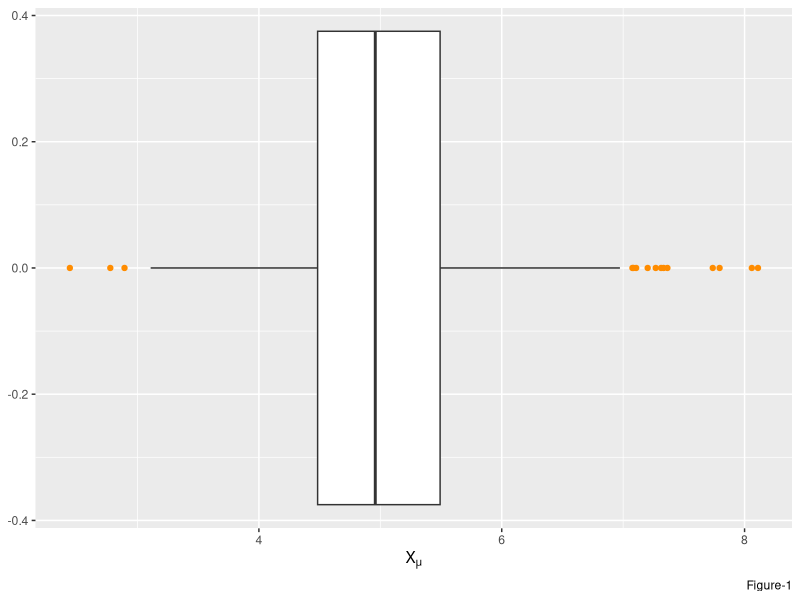
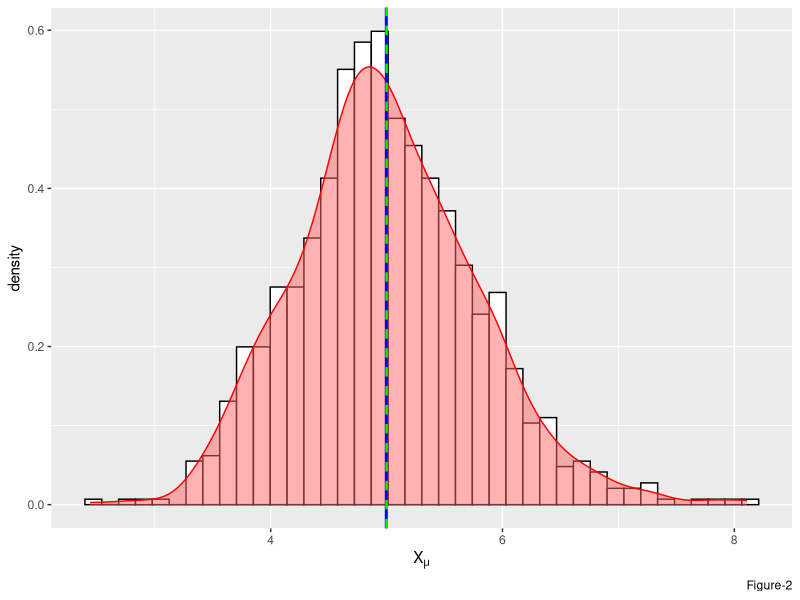
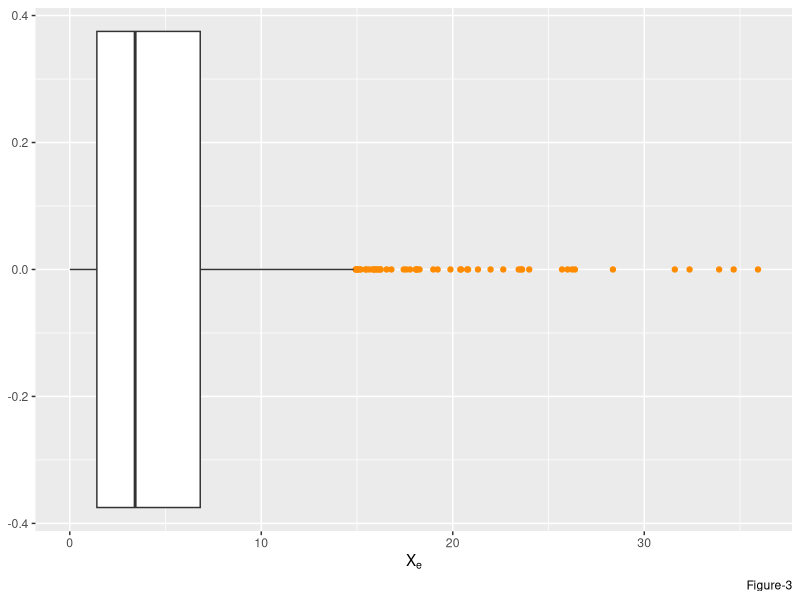
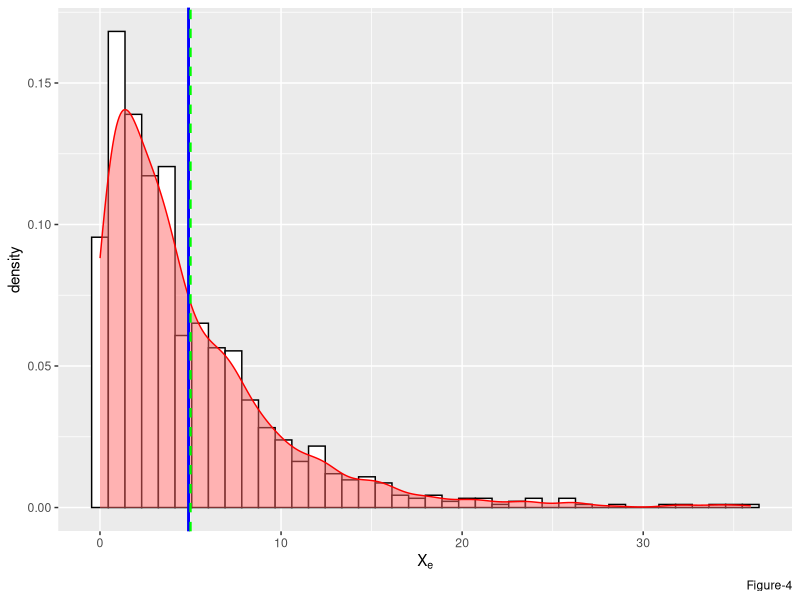
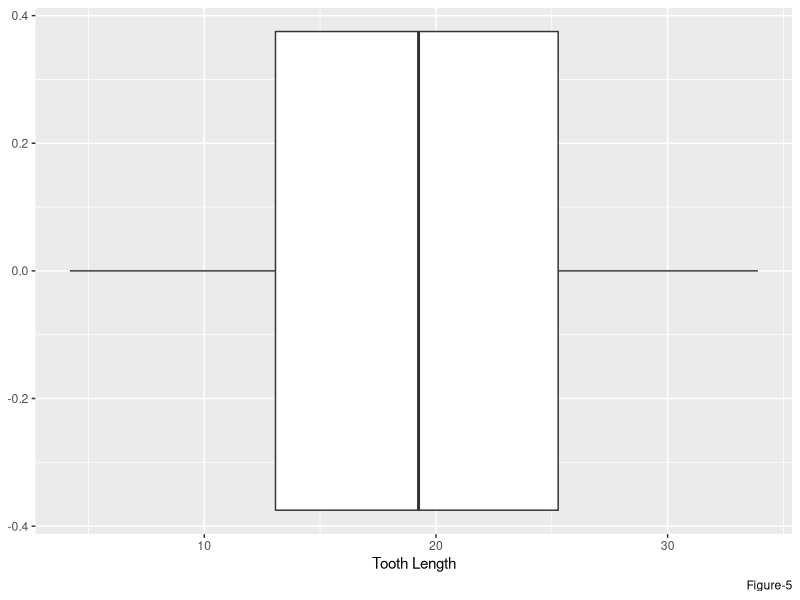
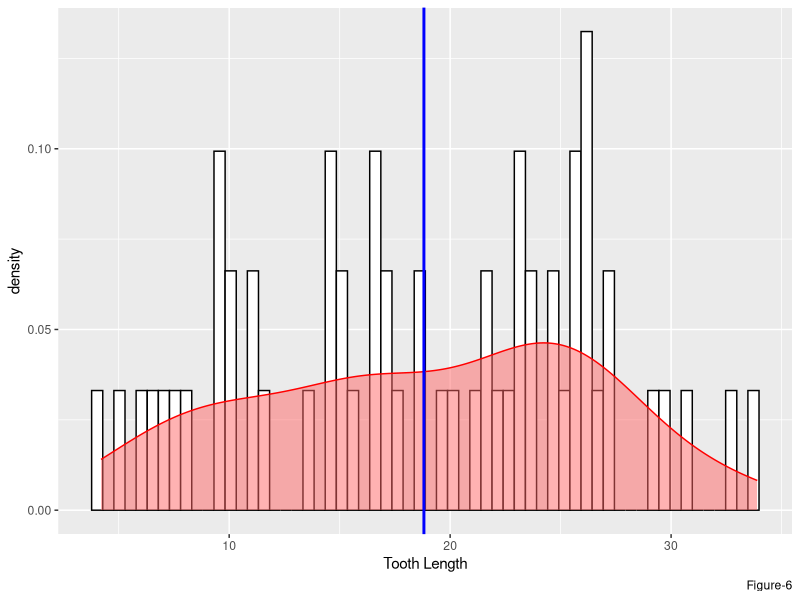
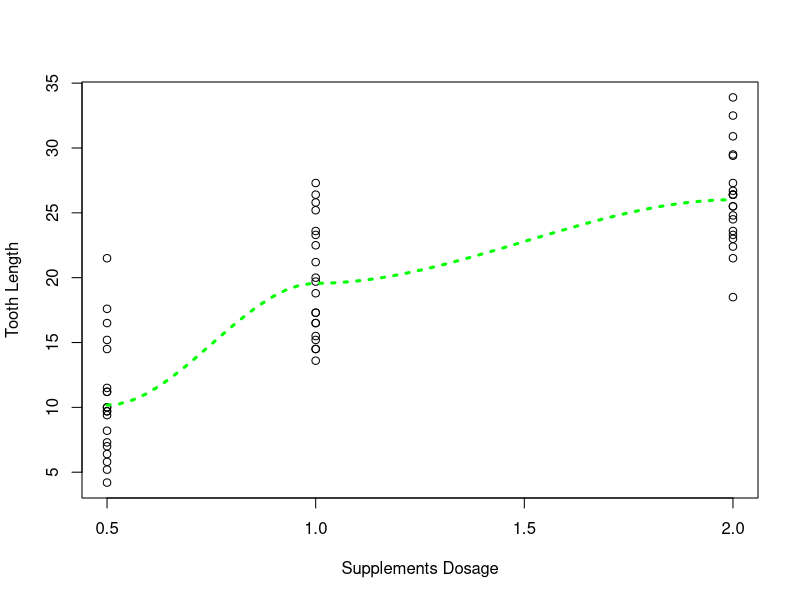
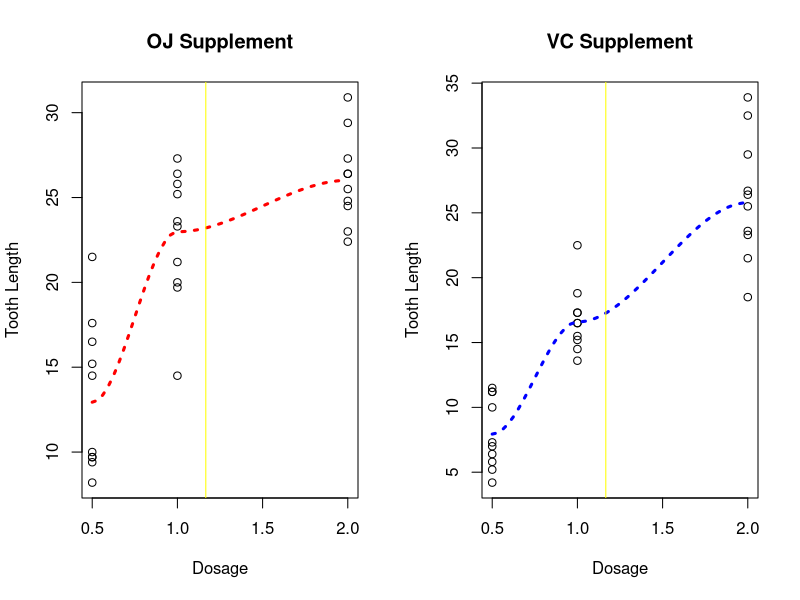

The R source for these figures, in order:
## ---- chunk 1
knitr::opts_chunk$set(echo = FALSE)
# Sys.setenv(TZ = "UTC")      # set global TZ to UTC for POSIXt class

# .Rfliburl <- "https://raw.githubusercontent.com/robertwcw/Rflib/master"
# source(file.path(.Rfliburl,"getRflib.R"),local = TRUE)
# source(getRflib("is.defined.R"),local = TRUE)
# source(getRflib("myplclust.R"),local = TRUE)
# source(getRflib("strCap.R"),local = TRUE)
## ---- chunk 2
if (!requireNamespace("ggplot2",quietly = TRUE)) install.packages("ggplot2")
library(ggplot2)

if (!requireNamespace("datasets",quietly = TRUE)) install.packages("datasets")
library(datasets)

if (!requireNamespace("modelr",quietly = TRUE)) install.packages("modelr")
library(modelr)

par.def <- par(no.readonly = TRUE) 
## ---- chunk 3
# statistical simulation

n <- 40                 #number of exponential per sample 
B <- 1000               #number of simulation 
lambda <- 1/5           #rate value for random exponential function
mu <- 1/lambda          #theoretical mean of population
sigma <- 1/lambda       #theoretical std-deviation of population
alpha <- 1/20           #alpha level for confidence interval test

# generate 1000 simulated distribution of 40 random exponential per sample
z <- matrix(nrow = B, ncol = n) 
for (i in 1:B) {z[i,] <- rexp(n, lambda)}; rm(i)

e <- NULL
e <- cbind(rexp(n*25, lambda), # 1000 sample random exponential distribution data
           apply(z, 1, mean))  # 1000 simulated means of each sample of 40 random exponential distributed data
e <- as.data.frame(e)
colnames(e) <- c("X_e", "X_mu")
## ---- chunk 4
summary(e$X_mu)
## ---- chunk 5
# boxplot for bootstrapped mean of random exponential sample data 'X_mu'
b <- ggplot()
b <- b + geom_boxplot(data = e, mapping = aes(x = X_mu), 
                      outlier.colour = "darkorange",
                      size = 0.5,
                      varwidth = FALSE)
b <- b + labs(x = expression("X"[mu]), caption = "Figure-1")
print(b)  
## ---- chunk 6
# histogram for bootstrapped of 1000 mean of random exponential sample data 'X_mu'
h <- ggplot(data = e, mapping = aes(x = X_mu, y = ..density..)) 
h <- h + geom_histogram(color = "black", fill = "white", bins = n) +
        geom_density(alpha = 0.5, fill = "#FF6666", col = "red") +
        geom_vline(aes(xintercept = mean(x = X_mu)), lty = 1, lwd = 1, col = "blue") +
        geom_vline(aes(xintercept = mu), lty = 2, lwd = 0.8, col = "green") +
        labs(x = expression("X"[mu]), caption = "Figure-2")
print(h)
## ---- chunk 7
# t-test
CI_t <- mean(e$X_mu) + c(-1,1) * qt(1 - alpha/2, NROW(e$X_mu) - 1) * sqrt(var(e$X_mu)/length(e$X_mu))
t_val <- (mean(e$X_mu) - mu)/(sd(e$X_mu)/sqrt(NROW(e$X_mu)))
p_val <- pt(q = abs(t_val), df = B - 1, lower.tail = FALSE) * 2  #one-sided p-value
## ---- chunk 8
summary(e$X_e)
## ---- chunk 9
# boxplot for exponential distributed random sample data 'X_e'
b <- ggplot()
b <- b + geom_boxplot(data = e, mapping = aes(x = X_e), 
                      outlier.colour = "darkorange",
                      size = 0.5,
                      varwidth = FALSE)
b <- b + labs(x = expression("X"[e]), caption = "Figure-3")
print(b)
## ---- chunk 10
# histogram for 1000 random exponential sample data 'X_e'
h <- ggplot(data = e, mapping = aes(x = X_e, y = ..density..)) 
h <- h + 
    geom_histogram(color = "black", fill = "white", bins = n) +
    geom_density(alpha = 0.5, fill = "#FF6666", col = "red") +
    geom_vline(aes(xintercept = mean(x = X_e)), lty = 1, lwd = 1, col = "blue") +
    geom_vline(aes(xintercept = mu), lty = 2, lwd = 0.8, col = "green") +
    labs(x = expression("X"[e]), caption = "Figure-4")
print(h)

## ---- chunk 11
data("ToothGrowth")
delayedAssign("tg", ToothGrowth)
rm(ToothGrowth)
## ---- chunk 12
# reveal the data structure of ToothGrowth
str(tg)
## ---- chunk 13
summary(tg)
## ---- chunk 14
b <- ggplot()
b <- b + geom_boxplot(data = tg, mapping = aes(x = len), 
                      outlier.colour = "darkorange",
                      size = 0.5,
                      varwidth = FALSE)
b <- b + labs(x = "Tooth Length", caption = "Figure-5")
print(b)  
## ---- chunk 15
h <- ggplot(data = tg, mapping = aes(x = len, y = ..density..)) 
h <- h + geom_histogram(color = "black", fill = "white", bins = 60) +
         geom_density(alpha = 0.5, fill = "#FF6666", col = "red") +
         geom_vline(aes(xintercept = mean(x = len)), lty = 1, lwd = 1, col = "blue") +
        labs(x = "Tooth Length", caption = "Figure-6")
print(h)

## ---- chunk 16
scatter.smooth(x = tg$dose, y = tg$len,
               ylab = "Tooth Length",
               xlab = "Supplements Dosage",
               lpars = list(col = "green", lwd = 3, lty = 3))   
## ---- chunk 17
par(mfrow = c(1,2))

with(subset(tg, as.numeric(supp) == 1), 
     scatter.smooth(x = dose, y = len,
                    main = "OJ Supplement",
                    ylab = "Tooth Length",
                    xlab = "Dosage",
                    lpars = list(col = "red", lwd = 3, lty = 3))   
     )
abline(v = mean(subset(tg, as.numeric(supp) == 1)$dose), col = "yellow1")

with(subset(tg, as.numeric(supp) == 2), 
     scatter.smooth(x = dose, y = len,
                    main = "VC Supplement",
                    ylab = "Tooth Length",
                    xlab = "Dosage",
                    lpars = list(col = "blue", lwd = 3, lty = 3))   
     )
abline(v = mean(subset(tg, as.numeric(supp) == 2)$dose), col = "yellow1")

for (j in c("OJ","VC")) {
    for (i in c("05","10","20")) 
        assign(paste0(j,i), subset(tg, (dose == as.numeric(i)/10 & supp == j),len)$len)
}
## ---- chunk 18
#
# bootstrapping ToothGrowth sampling dataset
B.tg <- bootstrap(tg, B*2)

# calculating means for bootstrapped ToothGrowth sampling distribution
B.tg.len <- NULL
for (i in as.numeric(B.tg$.id)) {
    B.tg.len <- c(B.tg.len, mean(tg[B.tg$strap[[i]][[2]],]$len))
}

# Statistics estimates for ToothGrowth sampling mean distribution
B <- NROW(B.tg.len)
Xmu <- mean(B.tg.len)
Xsd <- sd(B.tg.len)
Xvar <- var(B.tg.len)
Xse <- sd(B.tg.len)/sqrt(B)

# Mean estimate for tooth length on OJ supplement
tg.oj <- NULL
XOJmu <- NULL
for (i in as.numeric(B.tg$.id)) {
    tg.oj <- subset(tg[B.tg$strap[[i]][[2]],], as.numeric(supp) == 1, len)
    XOJmu <- c(XOJmu, mean(tg.oj$len))
}
XOJmu <- mean(XOJmu)

# Mean estimate for tooth length on VC supplement
tg.oj <- NULL
XVCmu <- NULL
for (i in as.numeric(B.tg$.id)) {
    tg.oj <- subset(tg[B.tg$strap[[i]][[2]],], as.numeric(supp) == 2, len)
    XVCmu <- c(XVCmu, mean(tg.oj$len))
}
XVCmu <- mean(XVCmu)
## ---- chunk 19
b <- ggplot()
b <- b + geom_boxplot(data = as.data.frame(B.tg.len), mapping = aes(x = B.tg.len), 
                      outlier.colour = "darkorange",
                      size = 0.5,
                      varwidth = FALSE)
b <- b + labs(x = "Tooth Length", caption = "Figure-9")
print(b)  
## ---- chunk 20
h <- ggplot(data = as.data.frame(B.tg.len), mapping = aes(x = B.tg.len, y = ..density..)) 
h <- h + geom_histogram(color = "black", fill = "white", bins = 100) +
         geom_density(alpha = 0.5, fill = "#FF6666", col = "red") +
         geom_vline(aes(xintercept = mean(x = B.tg.len)), lty = 1, lwd = 1, col = "blue") +
        labs(x = "Tooth Length", caption = "Figure-10")
print(h)
## ---- chunk 21
#
# t-test for ToothGrowth dataset

# Confidence interval
CI_t <- Xmu + c(-1,1) * qt(1 - alpha/2, NROW(B.tg.len) - 1) * sqrt(Xvar/B)

# t-value
t_val <- (Xmu - mean(tg$len))/(Xsd/sqrt(B))

# p-value
p_val <- pt(q = abs(t_val), df = B - 1, lower.tail = FALSE) * 2  #one-sided p-value
